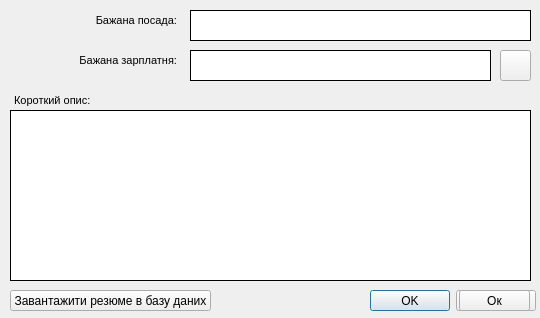
<?xml version="1.0" encoding="UTF-8"?>
<ui version="4.0">
 <class>Resume</class>
 <widget class="QMainWindow" name="Resume">
  <property name="geometry">
   <rect>
    <x>0</x>
    <y>0</y>
    <width>540</width>
    <height>318</height>
   </rect>
  </property>
  <property name="windowTitle">
   <string>MainWindow</string>
  </property>
  <widget class="QWidget" name="centralwidget">
   <widget class="QTextEdit" name="Job">
    <property name="geometry">
     <rect>
      <x>190</x>
      <y>10</y>
      <width>341</width>
      <height>31</height>
     </rect>
    </property>
    <property name="styleSheet">
     <string notr="true">border: 1px solid black;</string>
    </property>
   </widget>
   <widget class="QTextBrowser" name="textBrowser_5">
    <property name="geometry">
     <rect>
      <x>10</x>
      <y>10</y>
      <width>171</width>
      <height>31</height>
     </rect>
    </property>
    <property name="styleSheet">
     <string notr="true">background-color: rgba(255, 255, 255, 0);
border:none;</string>
    </property>
    <property name="html">
     <string>&lt;!DOCTYPE HTML PUBLIC &quot;-//W3C//DTD HTML 4.0//EN&quot; &quot;http://www.w3.org/TR/REC-html40/strict.dtd&quot;&gt;
&lt;html&gt;&lt;head&gt;&lt;meta name=&quot;qrichtext&quot; content=&quot;1&quot; /&gt;&lt;style type=&quot;text/css&quot;&gt;
p, li { white-space: pre-wrap; }
&lt;/style&gt;&lt;/head&gt;&lt;body style=&quot; font-family:'MS Shell Dlg 2'; font-size:8.25pt; font-weight:400; font-style:normal;&quot;&gt;
&lt;p align=&quot;right&quot; style=&quot; margin-top:0px; margin-bottom:0px; margin-left:0px; margin-right:0px; -qt-block-indent:0; text-indent:0px;&quot;&gt;&lt;span style=&quot; font-size:8pt;&quot;&gt;Бажана посада:&lt;/span&gt;&lt;/p&gt;&lt;/body&gt;&lt;/html&gt;</string>
    </property>
   </widget>
   <widget class="QTextBrowser" name="textBrowser_6">
    <property name="geometry">
     <rect>
      <x>10</x>
      <y>50</y>
      <width>171</width>
      <height>31</height>
     </rect>
    </property>
    <property name="styleSheet">
     <string notr="true">background-color: rgba(255, 255, 255, 0);
border:none;</string>
    </property>
    <property name="html">
     <string>&lt;!DOCTYPE HTML PUBLIC &quot;-//W3C//DTD HTML 4.0//EN&quot; &quot;http://www.w3.org/TR/REC-html40/strict.dtd&quot;&gt;
&lt;html&gt;&lt;head&gt;&lt;meta name=&quot;qrichtext&quot; content=&quot;1&quot; /&gt;&lt;style type=&quot;text/css&quot;&gt;
p, li { white-space: pre-wrap; }
&lt;/style&gt;&lt;/head&gt;&lt;body style=&quot; font-family:'MS Shell Dlg 2'; font-size:8.25pt; font-weight:400; font-style:normal;&quot;&gt;
&lt;p align=&quot;right&quot; style=&quot; margin-top:0px; margin-bottom:0px; margin-left:0px; margin-right:0px; -qt-block-indent:0; text-indent:0px;&quot;&gt;&lt;span style=&quot; font-size:8pt;&quot;&gt;Бажана зарплатня:&lt;/span&gt;&lt;/p&gt;&lt;/body&gt;&lt;/html&gt;</string>
    </property>
   </widget>
   <widget class="QTextBrowser" name="textBrowser_16">
    <property name="geometry">
     <rect>
      <x>10</x>
      <y>90</y>
      <width>91</width>
      <height>21</height>
     </rect>
    </property>
    <property name="styleSheet">
     <string notr="true">background-color: rgba(255, 255, 255, 0);
border:none;</string>
    </property>
    <property name="html">
     <string>&lt;!DOCTYPE HTML PUBLIC &quot;-//W3C//DTD HTML 4.0//EN&quot; &quot;http://www.w3.org/TR/REC-html40/strict.dtd&quot;&gt;
&lt;html&gt;&lt;head&gt;&lt;meta name=&quot;qrichtext&quot; content=&quot;1&quot; /&gt;&lt;style type=&quot;text/css&quot;&gt;
p, li { white-space: pre-wrap; }
&lt;/style&gt;&lt;/head&gt;&lt;body style=&quot; font-family:'MS Shell Dlg 2'; font-size:8.25pt; font-weight:400; font-style:normal;&quot;&gt;
&lt;p style=&quot; margin-top:0px; margin-bottom:0px; margin-left:0px; margin-right:0px; -qt-block-indent:0; text-indent:0px;&quot;&gt;&lt;span style=&quot; font-size:8pt;&quot;&gt;Короткий опис:&lt;/span&gt;&lt;/p&gt;&lt;/body&gt;&lt;/html&gt;</string>
    </property>
   </widget>
   <widget class="QTextEdit" name="ShortText">
    <property name="geometry">
     <rect>
      <x>10</x>
      <y>110</y>
      <width>521</width>
      <height>171</height>
     </rect>
    </property>
    <property name="styleSheet">
     <string notr="true">border: 1px solid black;</string>
    </property>
   </widget>
   <widget class="QPushButton" name="DownloadResume">
    <property name="geometry">
     <rect>
      <x>500</x>
      <y>50</y>
      <width>31</width>
      <height>31</height>
     </rect>
    </property>
    <property name="toolTip">
     <string>&lt;html&gt;&lt;head/&gt;&lt;body&gt;&lt;p&gt;Завантажити файл резюме на комп'ютер&lt;/p&gt;&lt;/body&gt;&lt;/html&gt;</string>
    </property>
    <property name="styleSheet">
     <string notr="true">border-image: url(:/image/images/Download.png);</string>
    </property>
    <property name="text">
     <string/>
    </property>
   </widget>
   <widget class="QSpinBox" name="Money">
    <property name="geometry">
     <rect>
      <x>190</x>
      <y>50</y>
      <width>301</width>
      <height>31</height>
     </rect>
    </property>
    <property name="maximum">
     <number>999999999</number>
    </property>
   </widget>
   <widget class="QDialogButtonBox" name="buttonBox">
    <property name="geometry">
     <rect>
      <x>370</x>
      <y>290</y>
      <width>166</width>
      <height>21</height>
     </rect>
    </property>
    <property name="standardButtons">
     <set>QDialogButtonBox::Cancel|QDialogButtonBox::Ok</set>
    </property>
   </widget>
   <widget class="QPushButton" name="LoadResume">
    <property name="geometry">
     <rect>
      <x>10</x>
      <y>290</y>
      <width>201</width>
      <height>21</height>
     </rect>
    </property>
    <property name="text">
     <string>Завантажити резюме в базу даних</string>
    </property>
   </widget>
   <widget class="QTextEdit" name="MoneyText">
    <property name="geometry">
     <rect>
      <x>190</x>
      <y>50</y>
      <width>301</width>
      <height>31</height>
     </rect>
    </property>
    <property name="styleSheet">
     <string notr="true">border: 1px solid black;</string>
    </property>
   </widget>
   <widget class="QPushButton" name="Ok">
    <property name="geometry">
     <rect>
      <x>459</x>
      <y>290</y>
      <width>71</width>
      <height>21</height>
     </rect>
    </property>
    <property name="text">
     <string>Ок</string>
    </property>
   </widget>
   <zorder>textBrowser_5</zorder>
   <zorder>Job</zorder>
   <zorder>textBrowser_6</zorder>
   <zorder>textBrowser_16</zorder>
   <zorder>ShortText</zorder>
   <zorder>DownloadResume</zorder>
   <zorder>Money</zorder>
   <zorder>buttonBox</zorder>
   <zorder>LoadResume</zorder>
   <zorder>MoneyText</zorder>
   <zorder>Ok</zorder>
  </widget>
 </widget>
 <resources/>
 <connections/>
</ui>
